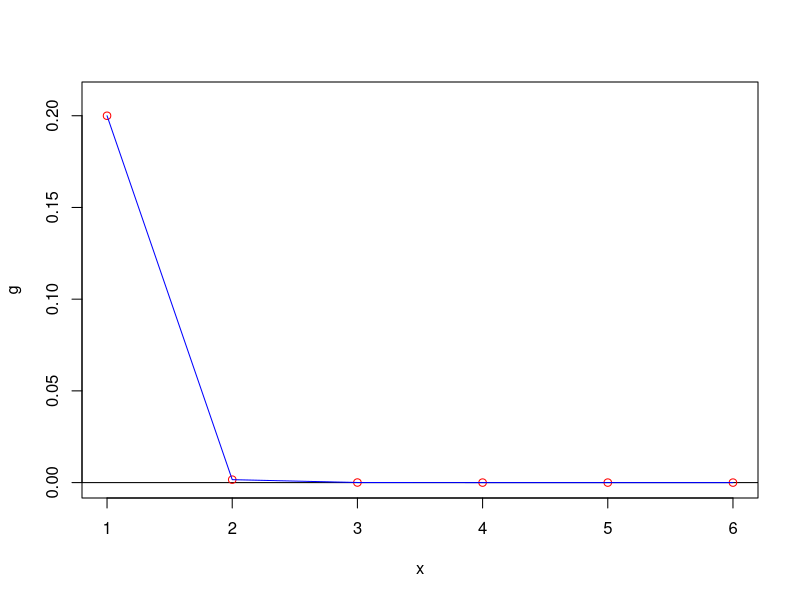

Here is the R script that generated this plot:
# -------------------------------------------------------------------------------------
# Código realizado por: 
# * Natalia Navas
# * Jorge Salgado 
# * Sebastián Santamaría
# -------------------------------------------------------------------------------------
# Clase análisis numérico mier-vier 1903
# -------------------------------------------------------------------------------------
puntofijo=function(g,x0,tol=(10^-8),maxIteraciones=1000000){
  #contador de iteraciones k
  k=1
  listaIteraciones = c()
  listaErrores = c()
  repeat{
    listaIteraciones = c(listaIteraciones, k)
    x1=g(x0)
    dx=abs(x1-x0)
    listaErrores= c(listaErrores,dx)
    x0=x1
    cat("x_",k,"= ",x1, "\n")
    k=k+1
    #si k supera el maximo de iteraciones o dx es menor a la tolerancia limite, se detiene
    if (dx<tol||k>maxIteraciones)break;
  }
  #si dx es mayor a la tolerancia limite
  if (dx>tol){
    cat("no hubo convergencia   ")
    
  }else {
    cat("x* es aproximadamente ", x1, " con error menor que ", tol)
  }
  points(listaIteraciones, listaErrores, col="red")
  lines(listaIteraciones, listaErrores, col = "blue")
}

g = function(x) ((x^3 -1)/-5);
#formar el lienzo
plot(g, xlim=c(1,6), ylim=c(0,0.21), col = "white")
#linea en 0
abline(h=0,col="black")
puntofijo(g,0)
